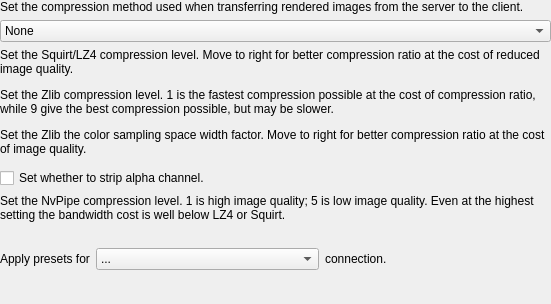
<?xml version="1.0" encoding="UTF-8"?>
<ui version="4.0">
 <class>ImageCompressorWidget</class>
 <widget class="QWidget" name="ImageCompressorWidget">
  <property name="geometry">
   <rect>
    <x>0</x>
    <y>0</y>
    <width>551</width>
    <height>304</height>
   </rect>
  </property>
  <property name="windowTitle">
   <string>Form</string>
  </property>
  <layout class="QVBoxLayout" name="mainLayout">
   <property name="margin">
    <number>0</number>
   </property>
   <item>
    <widget class="QLabel" name="label">
     <property name="text">
      <string>Set the compression method used when transferring rendered images from the server to the client.</string>
     </property>
     <property name="wordWrap">
      <bool>true</bool>
     </property>
    </widget>
   </item>
   <item>
    <widget class="QComboBox" name="compressionType">
     <item>
      <property name="text">
       <string>None</string>
      </property>
     </item>
     <item>
      <property name="text">
       <string>LZ4</string>
      </property>
     </item>
     <item>
      <property name="text">
       <string>Squirt (run-length encoding based compression)</string>
      </property>
     </item>
     <item>
      <property name="text">
       <string>Zlib</string>
      </property>
     </item>
    </widget>
   </item>
   <item>
    <widget class="QLabel" name="squirtLabel">
     <property name="text">
      <string>Set the Squirt/LZ4 compression level. Move to right for better compression ratio at the cost of reduced image quality.</string>
     </property>
     <property name="wordWrap">
      <bool>true</bool>
     </property>
    </widget>
   </item>
   <item>
    <widget class="pqIntRangeWidget" name="squirtColorSpace" native="true">
     <property name="minimum" stdset="0">
      <number>0</number>
     </property>
     <property name="maximum" stdset="0">
      <number>5</number>
     </property>
     <property name="value" stdset="0">
      <number>3</number>
     </property>
     <property name="strictRange" stdset="0">
      <bool>true</bool>
     </property>
    </widget>
   </item>
   <item>
    <widget class="QLabel" name="zlibLabel1">
     <property name="text">
      <string>Set the Zlib compression level. 1 is the fastest compression possible at the cost of compression ratio, while 9 give the best compression possible, but may be slower.</string>
     </property>
     <property name="wordWrap">
      <bool>true</bool>
     </property>
    </widget>
   </item>
   <item>
    <widget class="pqIntRangeWidget" name="zlibLevel" native="true">
     <property name="minimum" stdset="0">
      <number>1</number>
     </property>
     <property name="maximum" stdset="0">
      <number>9</number>
     </property>
     <property name="value" stdset="0">
      <number>1</number>
     </property>
     <property name="strictRange" stdset="0">
      <bool>true</bool>
     </property>
    </widget>
   </item>
   <item>
    <widget class="QLabel" name="zlibLabel2">
     <property name="text">
      <string>Set the Zlib the color sampling space width factor. Move to right for better compression ratio at the cost of image quality.</string>
     </property>
     <property name="wordWrap">
      <bool>true</bool>
     </property>
    </widget>
   </item>
   <item>
    <widget class="pqIntRangeWidget" name="zlibColorSpace" native="true">
     <property name="minimum" stdset="0">
      <number>0</number>
     </property>
     <property name="maximum" stdset="0">
      <number>5</number>
     </property>
     <property name="value" stdset="0">
      <number>3</number>
     </property>
     <property name="strictRange" stdset="0">
      <bool>true</bool>
     </property>
    </widget>
   </item>
   <item>
    <widget class="QCheckBox" name="zlibStripAlpha">
     <property name="text">
      <string>Set whether to strip alpha channel.</string>
     </property>
    </widget>
   </item>
   <item>
    <widget class="QLabel" name="nvpLabel">
     <property name="text">
      <string>Set the NvPipe compression level. 1 is high image quality; 5 is low image quality. Even at the highest setting the bandwidth cost is well below LZ4 or Squirt.
      </string>
     </property>
     <property name="wordWrap">
      <bool>true</bool>
     </property>
    </widget>
   </item>
   <item>
    <widget class="pqIntRangeWidget" name="nvpLevel" native="true">
     <property name="minimum" stdset="0">
      <number>1</number>
     </property>
     <property name="maximum" stdset="0">
      <number>5</number>
     </property>
     <property name="value" stdset="0">
      <number>4</number>
     </property>
     <property name="strictRange" stdset="0">
      <bool>true</bool>
     </property>
    </widget>
   </item>
   <item>
    <layout class="QHBoxLayout" name="compressorBWLayout">
     <item>
      <widget class="QLabel" name="label_9">
       <property name="toolTip">
        <string>Configure the compressor using default settings tailored to a selected connection type.</string>
       </property>
       <property name="text">
        <string>Apply presets for</string>
       </property>
       <property name="wordWrap">
        <bool>false</bool>
       </property>
      </widget>
     </item>
     <item>
      <widget class="QComboBox" name="compressorBWOpt">
       <property name="toolTip">
        <string>&lt;!DOCTYPE HTML PUBLIC &quot;-//W3C//DTD HTML 4.0//EN&quot; &quot;http://www.w3.org/TR/REC-html40/strict.dtd&quot;&gt;
&lt;html&gt;&lt;head&gt;&lt;meta name=&quot;qrichtext&quot; content=&quot;1&quot; /&gt;&lt;style type=&quot;text/css&quot;&gt;
p, li { white-space: pre-wrap; }
&lt;/style&gt;&lt;/head&gt;&lt;body style=&quot; font-family:'DejaVu Sans'; font-size:9pt; font-weight:400; font-style:normal;&quot;&gt;
&lt;p style=&quot; margin-top:0px; margin-bottom:0px; margin-left:0px; margin-right:0px; -qt-block-indent:0; text-indent:0px;&quot;&gt;&lt;span style=&quot; font-weight:600;&quot;&gt;Presets. &lt;/span&gt;Configure the image compressor based on a network type. These settings will provide reasonable performance and place to start when optimizing the compressor setting for a specific network.&lt;/p&gt;&lt;/body&gt;&lt;/html&gt;</string>
       </property>
       <property name="whatsThis">
        <string>&lt;!DOCTYPE HTML PUBLIC &quot;-//W3C//DTD HTML 4.0//EN&quot; &quot;http://www.w3.org/TR/REC-html40/strict.dtd&quot;&gt;
&lt;html&gt;&lt;head&gt;&lt;meta name=&quot;qrichtext&quot; content=&quot;1&quot; /&gt;&lt;style type=&quot;text/css&quot;&gt;
p, li { white-space: pre-wrap; }
&lt;/style&gt;&lt;/head&gt;&lt;body style=&quot; font-family:'DejaVu Sans'; font-size:9pt; font-weight:400; font-style:normal;&quot;&gt;
&lt;p style=&quot; margin-top:0px; margin-bottom:0px; margin-left:0px; margin-right:0px; -qt-block-indent:0; text-indent:0px;&quot;&gt;&lt;span style=&quot; font-weight:600;&quot;&gt;Presets. &lt;/span&gt;Configure the image compressor based on a network type. These settings will provide reasonable performance and place to start when optimizing the compressor setting for a specific network.&lt;/p&gt;&lt;/body&gt;&lt;/html&gt;</string>
       </property>
       <item>
        <property name="text">
         <string>...</string>
        </property>
       </item>
       <item>
        <property name="text">
         <string>consumer broadband/DSL</string>
        </property>
       </item>
       <item>
        <property name="text">
         <string>Megabit Ethernet / 802.11* wireless</string>
        </property>
       </item>
       <item>
        <property name="text">
         <string>Gigabit Ethernet</string>
        </property>
       </item>
       <item>
        <property name="text">
         <string>10 Gigabit Ethernet</string>
        </property>
       </item>
       <item>
        <property name="text">
         <string>shared memory/localhost</string>
        </property>
       </item>
      </widget>
     </item>
     <item>
      <widget class="QLabel" name="label_10">
       <property name="toolTip">
        <string>Configure the compressor using default settings tailored to a selected connection type.</string>
       </property>
       <property name="text">
        <string>connection.</string>
       </property>
       <property name="wordWrap">
        <bool>false</bool>
       </property>
      </widget>
     </item>
     <item>
      <spacer name="horizontalSpacer_3">
       <property name="orientation">
        <enum>Qt::Horizontal</enum>
       </property>
       <property name="sizeHint" stdset="0">
        <size>
         <width>40</width>
         <height>20</height>
        </size>
       </property>
      </spacer>
     </item>
    </layout>
   </item>
   <item>
    <spacer name="verticalSpacer">
     <property name="orientation">
      <enum>Qt::Vertical</enum>
     </property>
     <property name="sizeType">
      <enum>QSizePolicy::MinimumExpanding</enum>
     </property>
     <property name="sizeHint" stdset="0">
      <size>
       <width>20</width>
       <height>0</height>
      </size>
     </property>
    </spacer>
   </item>
  </layout>
 </widget>
 <customwidgets>
  <customwidget>
   <class>pqIntRangeWidget</class>
   <extends>QWidget</extends>
   <header>pqIntRangeWidget.h</header>
   <container>1</container>
  </customwidget>
 </customwidgets>
 <resources/>
 <connections/>
</ui>
